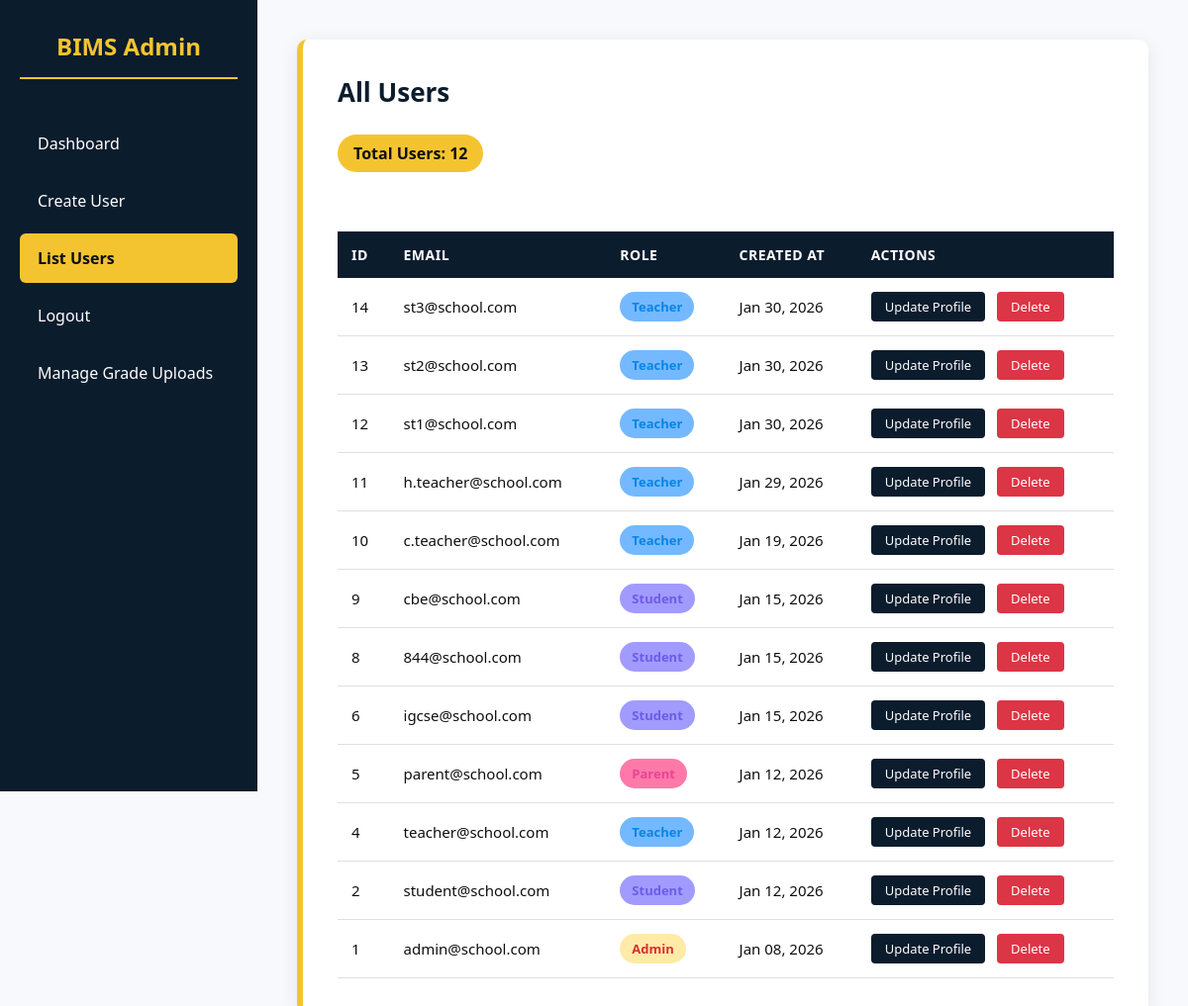
Before: /html/list_users.php (signed in) with the older database file.
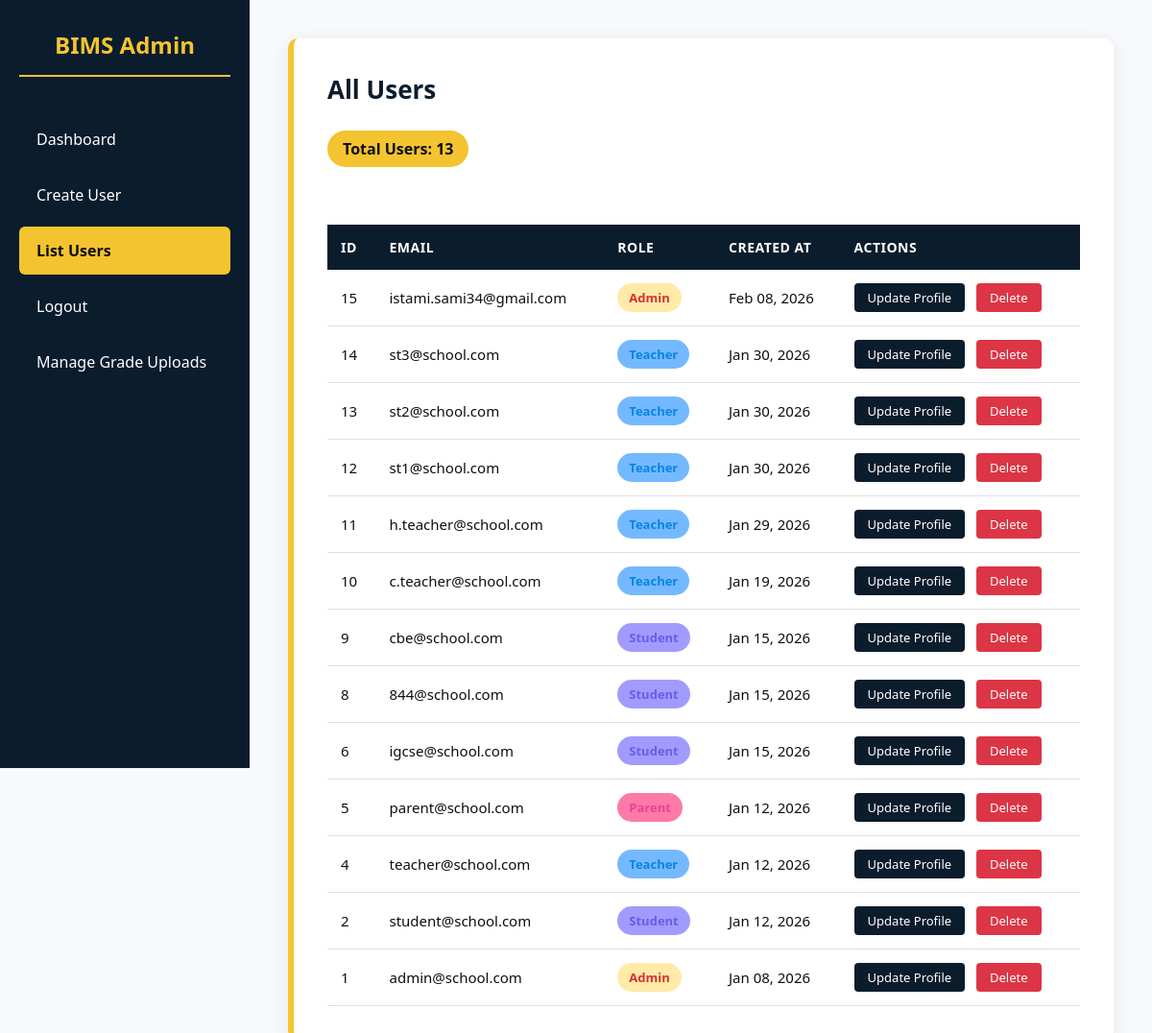
After: the same page with the newer database file.
### tables this page shows
CREATE TABLE `users` (
  `id` int NOT NULL AUTO_INCREMENT,
  `email` varchar(100) NOT NULL,
  `password` varchar(255) NOT NULL,
  `role_id` int NOT NULL,
  `status` enum('active','inactive') DEFAULT 'active',
  `created_at` timestamp NOT NULL DEFAULT CURRENT_TIMESTAMP,
  PRIMARY KEY (`id`),
  UNIQUE KEY `email` (`email`),
  KEY `role_id` (`role_id`),
  CONSTRAINT `users_ibfk_1` FOREIGN KEY (`role_id`) REFERENCES `roles` (`id`)
);

CREATE TABLE `roles` (
  `id` int NOT NULL AUTO_INCREMENT,
  `name` varchar(50) NOT NULL,
  `description` varchar(255) DEFAULT NULL,
  PRIMARY KEY (`id`),
  UNIQUE KEY `name` (`name`)
);

### html/list_users.php (the view, shortened to what this page needs)
<?php
require_once __DIR__ . "/../database/db_connect.php";
try {
    $stmt = $pdo->query("
        SELECT users.id, users.email, users.created_at, users.role_id, roles.name AS role
        FROM users
        JOIN roles ON users.role_id = roles.id
        ORDER BY users.created_at DESC
    ");
    $users = $stmt->fetchAll(PDO::FETCH_ASSOC);
} catch (PDOException $e) {
    $users = [];
    $fetch_error = "Error loading users: " . $e->getMessage();
}
?>
<!DOCTYPE html>
<html lang="en">
<head>
    <link rel="stylesheet" href="../assets/css/admin.css">
    <link rel="stylesheet" href="../assets/css/list_users.css">
</head>
<body>
<div class="sidebar">
    <h2>BIMS Admin</h2>
    <a href="../admin_dashboard.php">Dashboard</a>
    <a href="admin/create_user.php">Create User</a>
    <a href="list_users.php" class="active">List Users</a>
    <a href="../logout.php">Logout</a>
    <a href="admin/manage_grade_uploads.php">Manage Grade Uploads</a>
</div>
<div class="main-content">
    <div class="container">
        <div class="card">
            <h2>All Users</h2>
            <?php if (!empty($users)): ?>
                <span class="user-count">Total Users: <?php echo count($users); ?></span>
                <div class="table-container">
                    <table>
                        <thead>
                            <tr>
                                <th>ID</th>
                                <th>Email</th>
                                <th>Role</th>
                                <th>Created At</th>
                                <th>Actions</th>
                            </tr>
                        </thead>
                        <tbody>
                            <?php foreach ($users as $user): ?>
                                <tr>
                                    <td><?php echo htmlspecialchars($user['id']); ?></td>
                                    <td><?php echo htmlspecialchars($user['email']); ?></td>
                                    <td>
                                        <span class="role-badge role-<?php echo strtolower($user['role']); ?>">
                                            <?php echo htmlspecialchars($user['role']); ?>
                                        </span>
                                    </td>
                                    <td><?php echo date('M d, Y', strtotime($user['created_at'])); ?></td>
                                    <td>
                                        <a href="admin/update_profile.php?id=<?php echo $user['id']; ?>" class="btn-update">Update Profile</a>
                                        <a href="list_users.php?delete=<?php echo $user['id']; ?>"
                                           class="btn-delete"
                                           onclick="return confirm('Are you sure you want to delete this user?');">
                                            Delete
                                        </a>
                                    </td>
                                </tr>
                            <?php endforeach; ?>
                        </tbody>
                    </table>
                </div>
            <?php else: ?>
                <div class="no-users">
                    No users found. <a href="create_user.php">Create your first user</a>
                </div>
            <?php endif; ?>
        </div>
    </div>
</div>
</body>
</html>

Changed rows visible on the page:
added users: id "15", email "istami.sami34@gmail.com", role.name "Admin", created_at "Feb 08, 2026"
Other visible differences:
count($users): "12" → "13"
